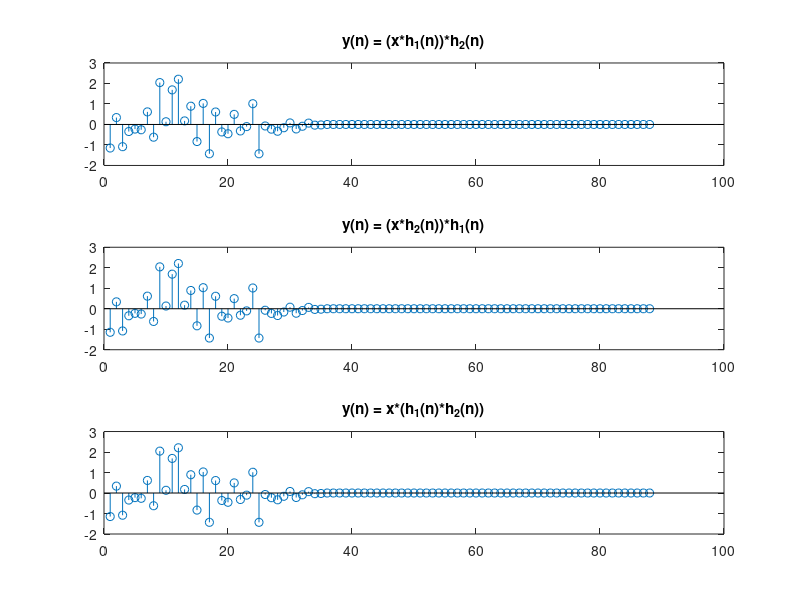

The MATLAB source for this figure:

N = 30;
x = randn(1,N);

a1 = [1, -0.1]; %He so y1
b1 = [2, -0.5, 0, 0.5]; %He so x1
h1 = impz(b1, a1, N); %Hệ thống 1

a2 = [1, 0.1]; %He so y2
b2 = [0.3, 0, 0.2]; %He so x2
h2 = impz(b2, a2, N); %Hệ thống 2

h = conv(h1,h2);

y11 = conv(x,h1);
y1 = conv(y11,h2);

y21 = conv(x,h2);
y2 = conv(y21,h1);

y = conv(x,h);

subplot(311),stem(y1);
title('y(n) = (x*h_1(n))*h_2(n)');

subplot(312),stem(y2);
title('y(n) = (x*h_2(n))*h_1(n)');

subplot(313),stem(y);
title('y(n) = x*(h_1(n)*h_2(n))');

%Ket luan: y1 = y2 -> giao hoan, y1=y1 = y -> ket hop
